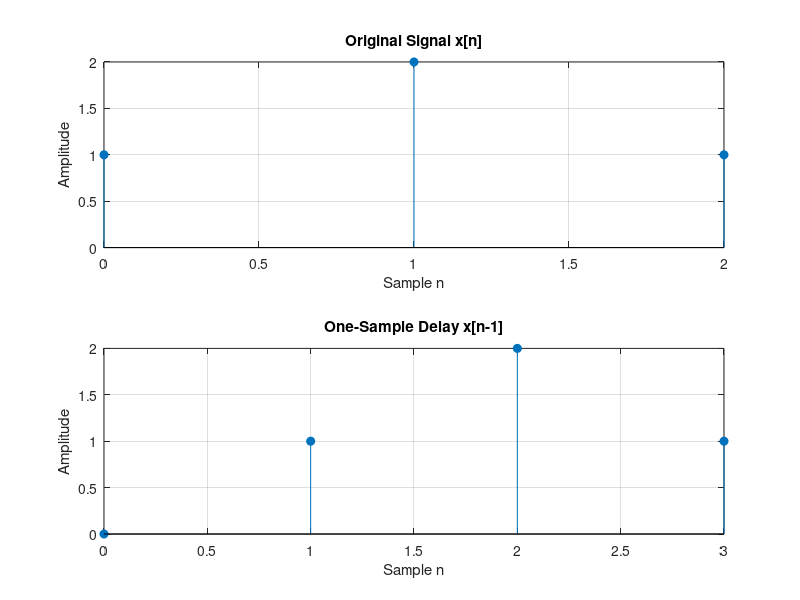
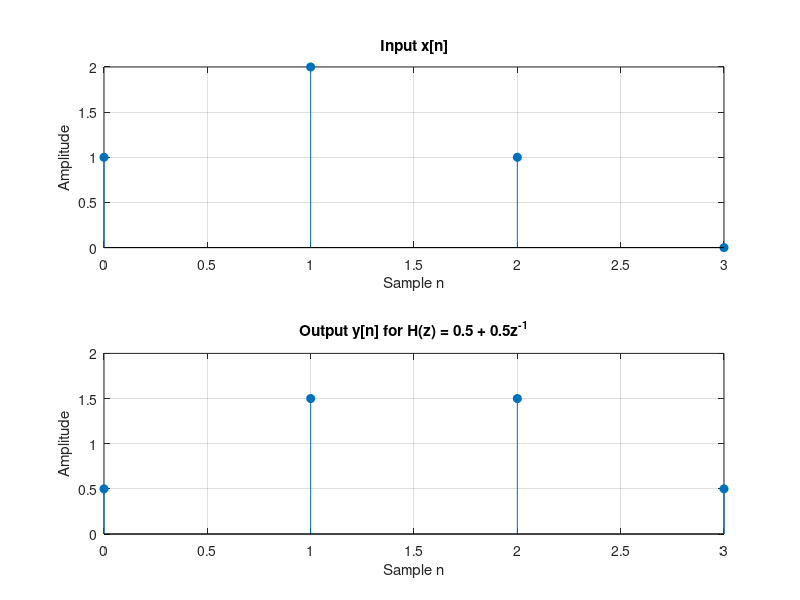
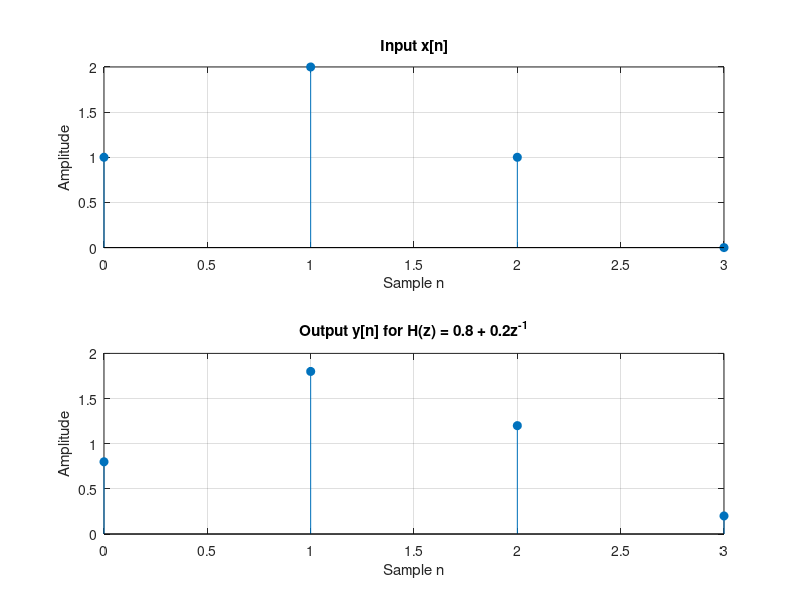

MATLAB code to generate these figures, in order:
clear; clc; close all;

% --- Part 1: Signal and its Z-Transform ---
x = [1 2 1];
n = 0:length(x)-1;

% Delay the signal by one sample
xDelayed = [0 x];
nDelayed = 0:length(xDelayed)-1;

figure('Name', 'Part 1: Original and Delayed Signals');
subplot(2,1,1);
stem(n, x, 'filled');
title('Original Signal x[n]');
xlabel('Sample n'); ylabel('Amplitude');
grid on;

subplot(2,1,2);
stem(nDelayed, xDelayed, 'filled');
title('One-Sample Delay x[n-1]');
xlabel('Sample n'); ylabel('Amplitude');
grid on;

% --- Part 2: System with One Sample Delay ---
% Original system: H(z) = 0.5 + 0.5*z^(-1)
b_original = [0.5 0.5];
a = 1;

xInput = [x 0];
y_original = filter(b_original, a, xInput);
nOutput = 0:length(y_original)-1;

figure('Name', 'Part 2: Original System Response');
subplot(2,1,1);
stem(nOutput, xInput, 'filled');
title('Input x[n]');
xlabel('Sample n'); ylabel('Amplitude');
grid on;

subplot(2,1,2);
stem(nOutput, y_original, 'filled');
title('Output y[n] for H(z) = 0.5 + 0.5z^{-1}');
xlabel('Sample n'); ylabel('Amplitude');
grid on;

disp('Output samples (Original H(z)):');
disp(y_original);

% --- Part 2 (Task 6): Updated System ---
% H(z) = 0.8 + 0.2*z^(-1)
b_updated = [0.8 0.2];
y_updated = filter(b_updated, a, xInput);

figure('Name', 'Part 2 (Task 6): Updated System Response');
subplot(2,1,1);
stem(nOutput, xInput, 'filled');
title('Input x[n]');
xlabel('Sample n'); ylabel('Amplitude');
grid on;

subplot(2,1,2);
stem(nOutput, y_updated, 'filled');
title('Output y[n] for H(z) = 0.8 + 0.2z^{-1}');
xlabel('Sample n'); ylabel('Amplitude');
grid on;

disp('Output samples (Updated H(z)):');
disp(y_updated);
